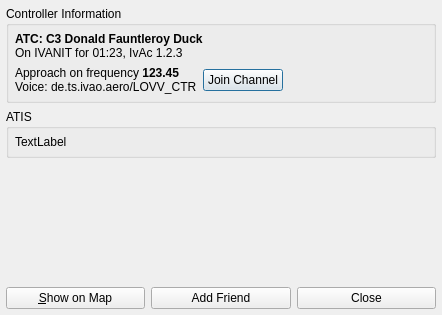
<ui version="4.0" >
 <class>ControllerDetails</class>
 <widget class="QDialog" name="ControllerDetails" >
  <property name="geometry" >
   <rect>
    <x>0</x>
    <y>0</y>
    <width>442</width>
    <height>315</height>
   </rect>
  </property>
  <property name="windowTitle" >
   <string>Dialog</string>
  </property>
  <layout class="QVBoxLayout" >
   <property name="leftMargin" >
    <number>6</number>
   </property>
   <property name="topMargin" >
    <number>6</number>
   </property>
   <property name="rightMargin" >
    <number>6</number>
   </property>
   <property name="bottomMargin" >
    <number>6</number>
   </property>
   <item>
    <widget class="QGroupBox" name="groupBox" >
     <property name="title" >
      <string>Controller Information</string>
     </property>
     <layout class="QVBoxLayout" >
      <property name="leftMargin" >
       <number>6</number>
      </property>
      <property name="topMargin" >
       <number>6</number>
      </property>
      <property name="rightMargin" >
       <number>6</number>
      </property>
      <property name="bottomMargin" >
       <number>6</number>
      </property>
      <item>
       <widget class="QLabel" name="lblControllerInfo" >
        <property name="text" >
         <string>&lt;strong>ATC: C3 Donald Fauntleroy Duck&lt;/strong>&lt;br>On IVANIT for 01:23, IvAc 1.2.3</string>
        </property>
        <property name="alignment" >
         <set>Qt::AlignLeading|Qt::AlignLeft|Qt::AlignTop</set>
        </property>
        <property name="openExternalLinks" >
         <bool>true</bool>
        </property>
       </widget>
      </item>
      <item>
       <layout class="QHBoxLayout" >
        <item>
         <widget class="QLabel" name="lblStationInformatoin" >
          <property name="text" >
           <string>Approach on frequency &lt;strong>123.45&lt;/strong>&lt;br>Voice: de.ts.ivao.aero/LOVV_CTR</string>
          </property>
         </widget>
        </item>
        <item>
         <widget class="QPushButton" name="btnJoinChannel" >
          <property name="text" >
           <string>Join Channel</string>
          </property>
          <property name="flat" >
           <bool>false</bool>
          </property>
         </widget>
        </item>
        <item>
         <spacer>
          <property name="orientation" >
           <enum>Qt::Horizontal</enum>
          </property>
          <property name="sizeHint" >
           <size>
            <width>40</width>
            <height>20</height>
           </size>
          </property>
         </spacer>
        </item>
       </layout>
      </item>
     </layout>
    </widget>
   </item>
   <item>
    <widget class="QGroupBox" name="groupBox_2" >
     <property name="title" >
      <string>ATIS</string>
     </property>
     <layout class="QVBoxLayout" >
      <property name="leftMargin" >
       <number>6</number>
      </property>
      <property name="topMargin" >
       <number>6</number>
      </property>
      <property name="rightMargin" >
       <number>6</number>
      </property>
      <property name="bottomMargin" >
       <number>6</number>
      </property>
      <item>
       <widget class="QLabel" name="lblAtis" >
        <property name="text" >
         <string>TextLabel</string>
        </property>
        <property name="alignment" >
         <set>Qt::AlignLeading|Qt::AlignLeft|Qt::AlignTop</set>
        </property>
        <property name="wordWrap" >
         <bool>true</bool>
        </property>
        <property name="textInteractionFlags" >
         <set>Qt::LinksAccessibleByMouse|Qt::NoTextInteraction|Qt::TextSelectableByKeyboard|Qt::TextSelectableByMouse</set>
        </property>
       </widget>
      </item>
     </layout>
    </widget>
   </item>
   <item>
    <spacer>
     <property name="orientation" >
      <enum>Qt::Vertical</enum>
     </property>
     <property name="sizeHint" >
      <size>
       <width>422</width>
       <height>61</height>
      </size>
     </property>
    </spacer>
   </item>
   <item>
    <layout class="QHBoxLayout" >
     <item>
      <widget class="QPushButton" name="buttonShowOnMap" >
       <property name="text" >
        <string>&amp;Show on Map</string>
       </property>
       <property name="shortcut" >
        <string>S</string>
       </property>
       <property name="autoDefault" >
        <bool>false</bool>
       </property>
      </widget>
     </item>
     <item>
      <widget class="QPushButton" name="buttonAddFriend" >
       <property name="text" >
        <string>Add Friend</string>
       </property>
      </widget>
     </item>
     <item>
      <widget class="QPushButton" name="buttonClose" >
       <property name="text" >
        <string>Close</string>
       </property>
       <property name="shortcut" >
        <string>Esc</string>
       </property>
      </widget>
     </item>
    </layout>
   </item>
  </layout>
 </widget>
 <resources/>
 <connections>
  <connection>
   <sender>buttonClose</sender>
   <signal>clicked()</signal>
   <receiver>ControllerDetails</receiver>
   <slot>close()</slot>
   <hints>
    <hint type="sourcelabel" >
     <x>293</x>
     <y>271</y>
    </hint>
    <hint type="destinationlabel" >
     <x>199</x>
     <y>149</y>
    </hint>
   </hints>
  </connection>
  <connection>
   <sender>buttonShowOnMap</sender>
   <signal>clicked()</signal>
   <receiver>ControllerDetails</receiver>
   <slot>close()</slot>
   <hints>
    <hint type="sourcelabel" >
     <x>105</x>
     <y>261</y>
    </hint>
    <hint type="destinationlabel" >
     <x>210</x>
     <y>138</y>
    </hint>
   </hints>
  </connection>
 </connections>
</ui>
